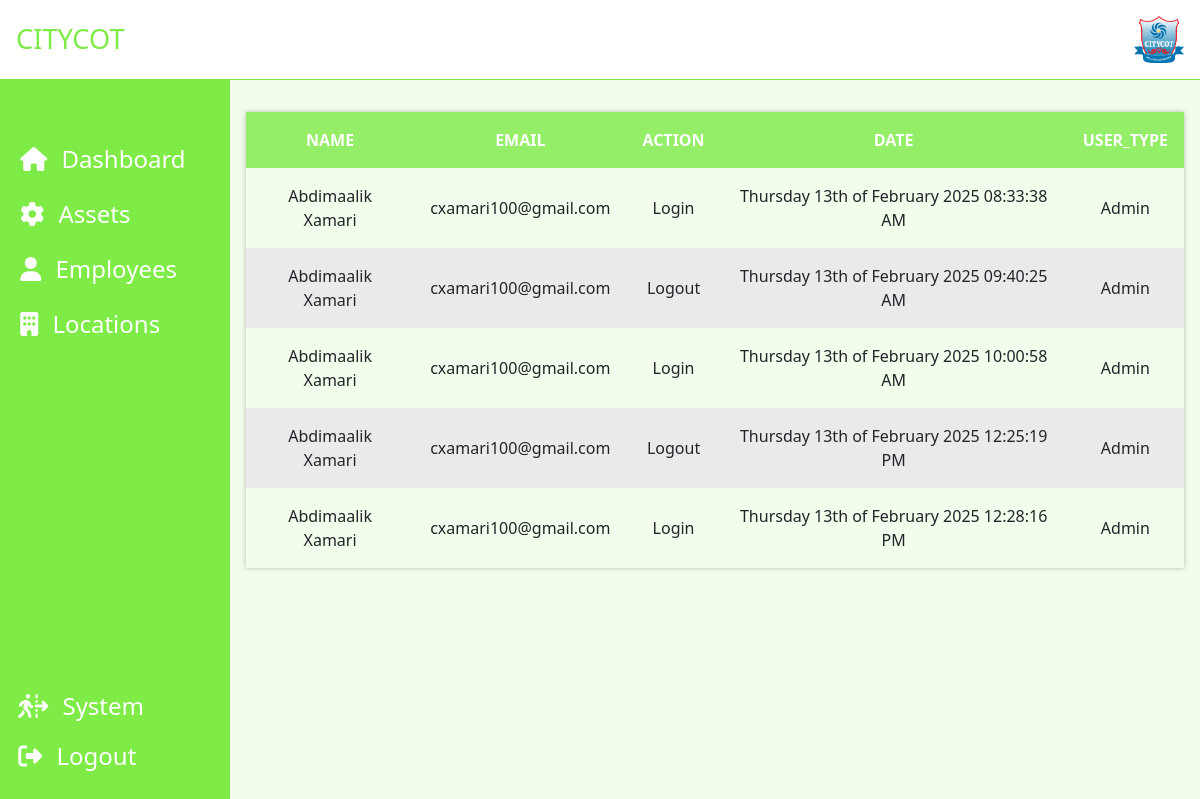
The app's page /asset_project/system.php (signed in) with its own data.
### tables this page shows
CREATE TABLE `system_tb` (
  `ID` int(11) NOT NULL,
  `USER_ID` int(11) NOT NULL,
  `ACTION` varchar(100) NOT NULL,
  `DATE` varchar(100) NOT NULL
);

CREATE TABLE `users_tb` (
  `ID` int(11) NOT NULL,
  `NAME` varchar(100) NOT NULL,
  `EMAIL` varchar(100) NOT NULL,
  `PASSWORD` varchar(255) NOT NULL,
  `PHONE` varchar(20) NOT NULL,
  `USER_TYPE` varchar(20) NOT NULL DEFAULT 'Employee',
  `IMAGE` varchar(255) NOT NULL DEFAULT 'default.png'
);

### asset_project/system.php (the view, shortened to what this page needs)
<?php
    include("dashboard.php");
?>
    <div class="table-cont">
        <?php
        $sql2 = "SELECT users_tb.NAME, users_tb.EMAIL, users_tb.USER_TYPE, system_tb.DATE, system_tb.ACTION FROM system_tb
        INNER JOIN users_tb ON system_tb.USER_ID = users_tb.ID";
        $query2 = mysqli_query($conn,$sql2);
       $num_rows = mysqli_num_rows($query2);
     if($num_rows > 0) {
        echo '
            <table class="tb-a">
            <thead>
                <tr>
                    <th>NAME</th>
                    <th>EMAIL</th>
                    <th>ACTION</th>
                    <th>DATE</th>
                    <th>USER_TYPE</th>
                </tr>
            </thead>
            <tbody>
';
?>
<?php
                    while($row = mysqli_fetch_assoc($query2)) {
                        echo '
                            <tr>
                            <td data-title="NAME">'.$row["NAME"].'</td>
                            <td data-title="EMAIL">'.$row["EMAIL"].'</td>
                            <td data-title="ACTION">'.$row["ACTION"].'</td>
                            <td data-title="PHONE">'.$row["DATE"].'</td>
                            <td data-title="PHONE">'.$row["USER_TYPE"].'</td>
                </tr>
                        ';
                    }
        echo'
        </tbody>
        </table>';
     } else {
        echo '<p class="text-center">No Record Saved</p>';
     }
        ?>
     </div>
<?php
    include("footer.php");
?>

### asset_project/style.css (style rules this page uses)
* { margin: 0; padding: 0; box-sizing: border-box; text-decoration: none; }
table { width: 100%; border-collapse: collapse; margin: 0; box-shadow: 0 0 5px 0 rgba(0, 0, 0, .25); }
table tr { padding: .4em; }
thead tr { background-color: hsla(100,80%,60%,.8); }
thead th { color: #fff; font-size: 1.35em; }
tbody tr:nth-child(even) { background-color: #eaeaea; }
table th, table td { font-size: 1em; padding: 1em; text-align: center; }
.table-cont { margin: 2rem 1rem; }

### records on screen
system_tb: USER_ID.NAME "Abdimaalik Xamari", USER_ID.EMAIL "cxamari100@gmail.com", ACTION "Login", DATE "Thursday 13th of February 2025 08:33:38 AM", USER_ID.USER_TYPE "Admin"
system_tb: USER_ID.NAME "Abdimaalik Xamari", USER_ID.EMAIL "cxamari100@gmail.com", ACTION "Logout", DATE "Thursday 13th of February 2025 09:40:25 AM", USER_ID.USER_TYPE "Admin"
system_tb: USER_ID.NAME "Abdimaalik Xamari", USER_ID.EMAIL "cxamari100@gmail.com", ACTION "Login", DATE "Thursday 13th of February 2025 10:00:58 AM", USER_ID.USER_TYPE "Admin"
system_tb: USER_ID.NAME "Abdimaalik Xamari", USER_ID.EMAIL "cxamari100@gmail.com", ACTION "Logout", DATE "Thursday 13th of February 2025 12:25:19 PM", USER_ID.USER_TYPE "Admin"
system_tb: USER_ID.NAME "Abdimaalik Xamari", USER_ID.EMAIL "cxamari100@gmail.com", ACTION "Login", DATE "Thursday 13th of February 2025 12:28:16 PM", USER_ID.USER_TYPE "Admin"
